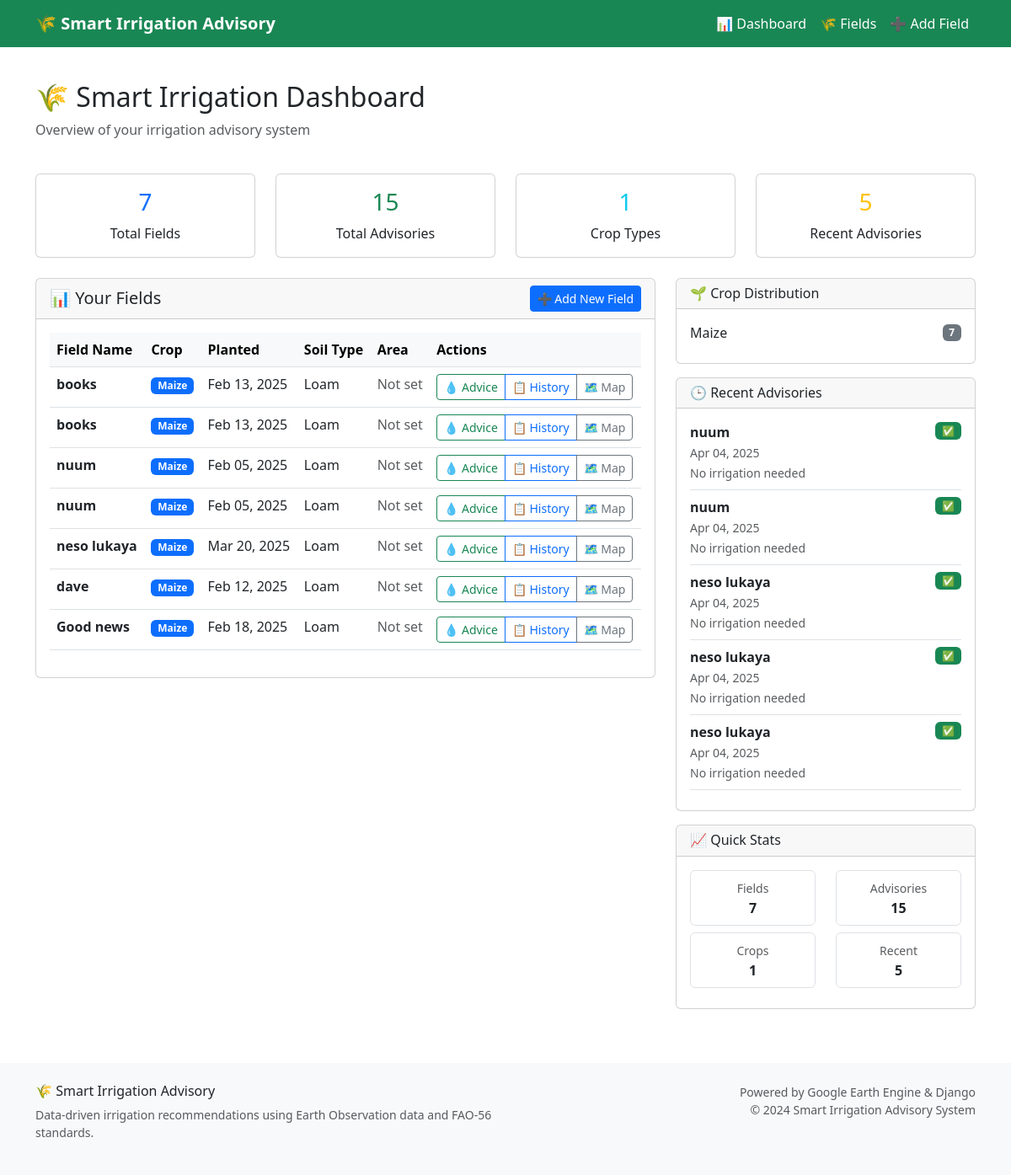
Before: /dashboard/ with the older database file.
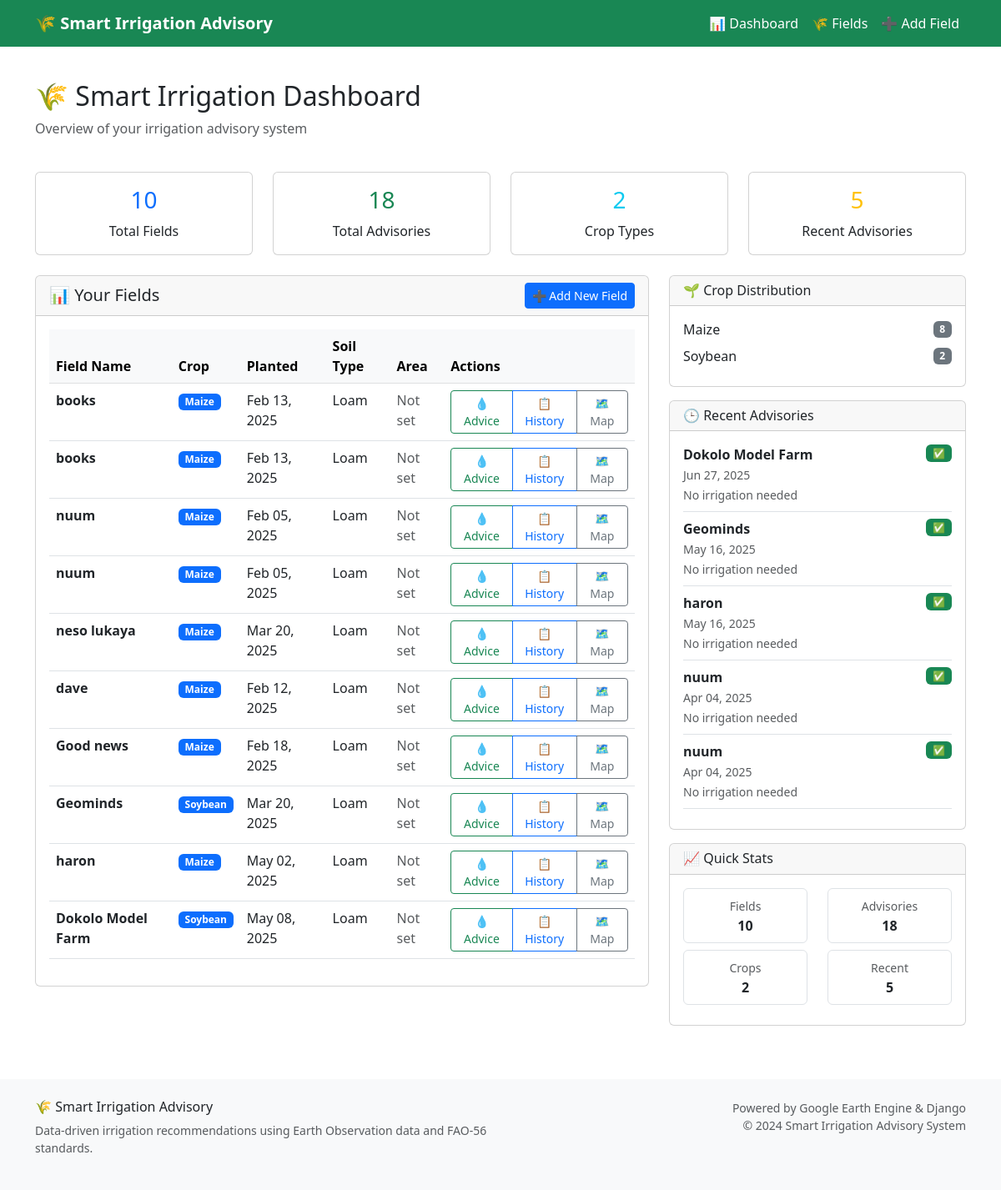
After: the same page with the newer database file.
### advisory/models.py (models this page shows, shortened)
class FarmField(models.Model):
    CROP_CHOICES = [
        ("maize", "Maize"),
        ("soybean", "Soybean"),
        ("rice", "Rice"),
        ("wheat", "Wheat"),
        ("sugarcane", "Sugarcane"),
        ("cotton", "Cotton"),
        ("beans", "Beans"),
        ("potatoes", "Potatoes"),
        ("tomatoes", "Tomatoes"),
        ("cassava", "Cassava"),
    ]
    SOIL_CHOICES = [
        ("clay", "Clay"),
        ("loam", "Loam"),
        ("sandy", "Sandy"),
        ("silt", "Silt"),
        ("clay_loam", "Clay Loam"),
        ("sandy_loam", "Sandy Loam"),
    ]
    name = models.CharField(max_length=100)
    latitude = models.FloatField(_('Latitude'), validators=[
        MinValueValidator(-90.0), MaxValueValidator(90.0)])
    longitude = models.FloatField(_('Longitude'), validators=[
        MinValueValidator(-180.0), MaxValueValidator(180.0)])
    soil_type = models.CharField(
        choices=SOIL_CHOICES, max_length=20, default="loam")
    crop_type = models.CharField(
        choices=CROP_CHOICES, max_length=20, default="maize")
    planting_date = models.DateField(_('Planting Date'), default=date.today)
    field_area_ha = models.FloatField(
        _('Field Area (ha)'),
        validators=[MinValueValidator(0.1), MaxValueValidator(1000.0)],
        null=True, blank=True,
        help_text="Field area in hectares"
    )
    elevation = models.FloatField(
        _('Elevation (m)'),
        null=True, blank=True,
        help_text="Field elevation in meters"
    )
    created_at = models.DateTimeField(auto_now_add=True)
    updated_at = models.DateTimeField(auto_now=True)
    class Meta:
        ordering = ['-created_at']
        verbose_name = 'Farm Field'
        verbose_name_plural = 'Farm Fields'

class IrrigationAdvisory(models.Model):
    field = models.ForeignKey(FarmField, on_delete=models.CASCADE)
    date = models.DateField(default=date.today)
    crop_stage = models.CharField(max_length=50, default="Initial")
    eto = models.FloatField(default=0.0)  # mm/day
    rainfall = models.FloatField(default=0.0)  # mm/week
    kc = models.FloatField(default=0.0)  # Crop Coefficient
    water_need = models.FloatField(default=0.0)  # mm/week
    water_deficit = models.FloatField(default=0.0)
    recommendation = models.TextField(blank=True)
    soil_moisture = models.FloatField(
        default=0.0,
        help_text="Soil moisture percentage"
    )
    irrigation_recommended = models.BooleanField(default=False)
    irrigation_volume = models.FloatField(
        default=0.0,
        help_text="Recommended irrigation volume in mm"
    )
    confidence_score = models.FloatField(
        default=0.0,
        validators=[MinValueValidator(0.0), MaxValueValidator(1.0)],
        help_text="Confidence in recommendation (0-1)"
    )
    data_source = models.CharField(
        max_length=50,
        default="simulated",
        help_text="Source of weather data (GEE, API, simulated)"
    )
    class Meta:
        ordering = ['-date']
        verbose_name = 'Irrigation Advisory'
        verbose_name_plural = 'Irrigation Advisories'
        get_latest_by = 'date'

### advisory/views.py (the view)
# urls.py: path('dashboard/', views.dashboard_view, name='dashboard'),
def dashboard_view(request):
    fields = FarmField.objects.all()
    total_fields = fields.count()
    total_advisories = IrrigationAdvisory.objects.count()
    crop_summary = {}
    for field in fields:
        crop = field.crop_type
        if crop not in crop_summary:
            crop_summary[crop] = 0
        crop_summary[crop] += 1
    recent_advisories = IrrigationAdvisory.objects.select_related(
        'field').order_by('-date')[:5]
    context = {
        'total_fields': total_fields,
        'total_advisories': total_advisories,
        'crop_summary': crop_summary,
        'recent_advisories': recent_advisories,
        'fields': fields
    }
    return render(request, 'advisory/dashboard.html', context)

### templates/advisory/dashboard.html (shortened to what the changed rows need)
{% extends "base.html" %} {% block title %}Dashboard{% endblock %} {% block content %}
<div class="container mt-4">
  <div class="row mb-4">
    <div class="col-12">
      <h2>🌾 Smart Irrigation Dashboard</h2>
    </div>
  </div>
  <div class="row mb-4">
    <div class="col-md-3">
      <div class="card text-center">
        <div class="card-body">
          <h3 class="text-primary">{{ total_fields }}</h3>
          <p class="card-text">Total Fields</p>
        </div>
      </div>
    </div>
    <div class="col-md-3">
      <div class="card text-center">
        <div class="card-body">
          <h3 class="text-success">{{ total_advisories }}</h3>
          <p class="card-text">Total Advisories</p>
        </div>
      </div>
    </div>
    <div class="col-md-3">
      <div class="card text-center">
        <div class="card-body">
          <h3 class="text-info">{{ crop_summary|length }}</h3>
          <p class="card-text">Crop Types</p>
        </div>
      </div>
    </div>
  </div>
  <div class="row">
    <div class="col-md-8">
      <div class="card">
        <div class="card-body">
          {% if fields %}
          <div class="table-responsive">
            <table class="table table-hover">
              <thead class="table-light">
                <tr>
                  <th>Field Name</th>
                  <th>Crop</th>
                  <th>Planted</th>
                  <th>Soil Type</th>
                  <th>Area</th>
                  <th>Actions</th>
                </tr>
              </thead>
              <tbody>
                {% for field in fields %}
                <tr>
                  <td>
                    <strong>{{ field.name }}</strong>
                  </td>
                  <td>
                    <span class="badge bg-primary">{{ field.crop_type|title }}</span>
                  </td>
                  <td>{{ field.planting_date|date:"M d, Y" }}</td>
                  <td>{{ field.soil_type|title }}</td>
                  <td>
                    {% if field.field_area_ha %} {{ field.field_area_ha }} ha {% else %}
                    <span class="text-muted">Not set</span>
                    {% endif %}
                  </td>
                  <td>
                    <div class="btn-group btn-group-sm">
                      <a href="{% url 'advisory:get_advice' field.id %}" class="btn btn-outline-success"> 💧 Advice </a>
                      <a href="{% url 'advisory:advisory_history' field.id %}" class="btn btn-outline-primary"> 📋 History </a>
                      <a href="{% url 'advisory:field_map' field.id %}" class="btn btn-outline-secondary"> 🗺️ Map </a>
                    </div>
                  </td>
                </tr>
                {% endfor %}
              </tbody>
            </table>
          </div>
          {% else %}
          <div class="text-center py-4">
            <p class="text-muted">No fields registered yet.</p>
            <a href="{% url 'advisory:create_field' %}" class="btn btn-primary"> Create Your First Field </a>
          </div>
          {% endif %}
        </div>
      </div>
    </div>
    <div class="col-md-4">
      {% if crop_summary %}
      <div class="card mb-3">
        <div class="card-body">
          {% for crop, count in crop_summary.items %}
          <div class="d-flex justify-content-between align-items-center mb-2">
            <span>{{ crop|title }}</span>
            <span class="badge bg-secondary">{{ count }}</span>
          </div>
          {% endfor %}
        </div>
      </div>
      {% endif %}
      {% if recent_advisories %}
      <div class="card mb-3">
        <div class="card-body">
          {% for advisory in recent_advisories %}
          <div class="border-bottom pb-2 mb-2">
            <div class="d-flex justify-content-between align-items-start">
              <div>
                <strong>{{ advisory.field.name }}</strong>
                <br />
                <small class="text-muted">{{ advisory.date|date:"M d, Y" }}</small>
              </div>
              <span class="badge {% if advisory.irrigation_recommended %}bg-warning{% else %}bg-success{% endif %}">
                {% if advisory.irrigation_recommended %}💧{% else %}✅{% endif %}
              </span>
            </div>
            <small class="text-muted">
              {% if advisory.irrigation_recommended %} {{ advisory.irrigation_volume|floatformat:1 }}mm recommended {% else %} No irrigation needed {% endif %}
            </small>
          </div>
          {% endfor %}
        </div>
      </div>
      {% endif %}
      <div class="card">
        <div class="card-body">
          <div class="row text-center">
            <div class="col-6">
              <div class="border rounded p-2 mb-2">
                <small class="text-muted">Fields</small>
                <div class="fw-bold">{{ total_fields }}</div>
              </div>
            </div>
            <div class="col-6">
              <div class="border rounded p-2 mb-2">
                <small class="text-muted">Advisories</small>
                <div class="fw-bold">{{ total_advisories }}</div>
              </div>
            </div>
          </div>
          <div class="row text-center">
            <div class="col-6">
              <div class="border rounded p-2 mb-2">
                <small class="text-muted">Crops</small>
                <div class="fw-bold">{{ crop_summary|length }}</div>
              </div>
            </div>
          </div>
        </div>
      </div>
    </div>
  </div>
</div>
{% endblock %}

Changed rows visible on the page:
no longer on this page (row unchanged): IrrigationAdvisory: field.name "neso lukaya", date "Apr 04, 2025", irrigation_recommended "No irrigation needed"
no longer on this page (row unchanged): IrrigationAdvisory: field.name "neso lukaya", date "Apr 04, 2025", irrigation_recommended "No irrigation needed"
no longer on this page (row unchanged): IrrigationAdvisory: field.name "neso lukaya", date "Apr 04, 2025", irrigation_recommended "No irrigation needed"
added FarmField: name "Geominds", crop_type "Soybean", planting_date "Mar 20, 2025", soil_type "Loam", shows "Not set", crop_summary "Soybean"
added FarmField: name "haron", crop_type "Maize", planting_date "May 02, 2025", soil_type "Loam", shows "Not set"
added FarmField: name "Dokolo Model Farm", crop_type "Soybean", planting_date "May 08, 2025", soil_type "Loam", shows "Not set"
added IrrigationAdvisory: field.name "Dokolo Model Farm", date "Jun 27, 2025", irrigation_recommended "No irrigation needed"
added IrrigationAdvisory: field.name "Geominds", date "May 16, 2025", irrigation_recommended "No irrigation needed"
added IrrigationAdvisory: field.name "haron", date "May 16, 2025", irrigation_recommended "No irrigation needed"
Other visible differences:
{{ total_fields }}: "7" → "10"
{{ total_advisories }}: "15" → "18"
{{ crop_summary|length }}: "1" → "2"
new list line: "Maize"
new list line: "8"
new list line: "2"
list line gone: "Maize"
list line gone: "7"
